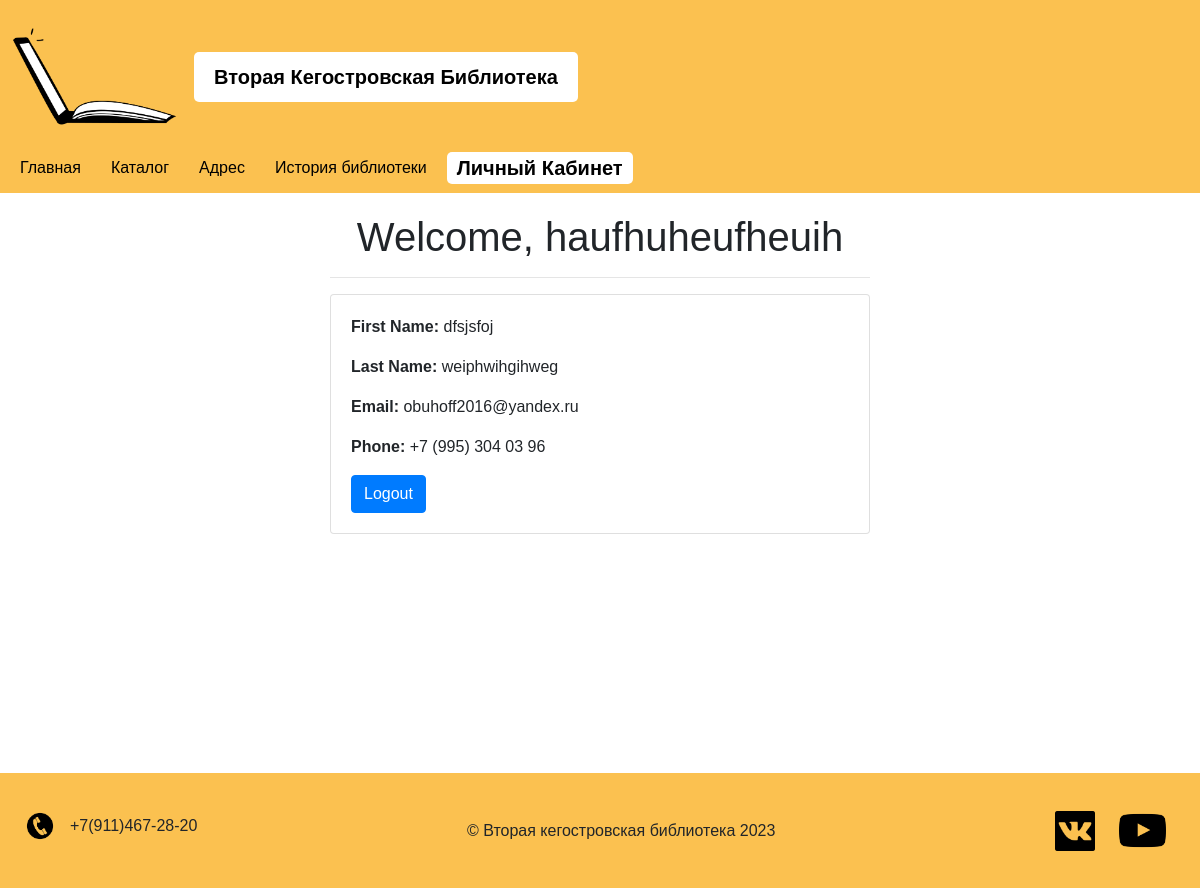
The page /profile/ (signed in) on the database its author committed.
### library/models.py (models this page shows, shortened)
class LibraryUser(AbstractUser):
    first_name = models.CharField(max_length=30)
    second_name = models.CharField(max_length=30)
    last_name = models.CharField(max_length=30)
    date_of_birth = models.DateField(null=True)
    email = models.CharField(max_length=100)
    phone = models.CharField(max_length=30)
    card_number = models.CharField(max_length=10, default=generate_random_number, unique=True)
    is_activate = models.BooleanField(default=False)
    is_verificate = models.BooleanField(default=False)
    is_stuff = models.BooleanField(default=False)
    groups = models.ManyToManyField('auth.Group', related_name='library_users', related_query_name='library_user')
    user_permissions = models.ManyToManyField('auth.Permission', related_name='library_users', related_query_name='library_user')

### library/views.py (the view)
# urls.py: path('profile/', views.personal_area, name='profile'),
@login_required
def personal_area(request):
    active_item = '������ �������'
    settings = {'menu': Nav_Tables,
                'title': '������ �������'
                }
    for item in Nav_Tables:
        if item['title'].lower() == active_item.lower():
            item['active'] = True
        else:
            item['active'] = False
    return render(request, 'personal_area.html', context=settings)

### library/templates/personal_area.html
{% extends 'base.html' %}
{% block content %}
<head>
    <link rel="stylesheet" href="https://cdn.jsdelivr.net/npm/bootstrap@4.1.3/dist/css/bootstrap.min.css">
</head>
<div class="container">
    <div class="row">
        <div class="col-md-6 offset-md-3">
            <h1 class="text-center">Welcome, {{ user.username }}</h1>
            <hr>
            <div class="card">
                <div class="card-body">
                    <p><strong>First Name:</strong> {{ user.first_name }}</p>
                    <p><strong>Last Name:</strong> {{ user.last_name }}</p>
                    <p><strong>Email:</strong> {{ user.email }}</p>
                    <p><strong>Phone:</strong> {{ user.phone }}</p>
                    <a class="btn btn-primary" href="{% url 'logout' %}">Logout</a>
                </div>
            </div>
        </div>
    </div>
</div>
{% endblock %}

### library/static/css/styles_base.css (style rules this page uses)
body { font-family: Arial, sans-serif !important; margin: 0; padding: 0; }

### rows shown on the page
LibraryUser: username "haufhuheufheuih", first_name "dfsjsfoj", last_name "weiphwihgihweg", email "obuhoff2016@yandex.ru", phone "+7 (995) 304 03 96"

### other values the page prints
{{ i.title }} "Главная" "Каталог" "Адрес" "История библиотеки" "Личный Кабинет"
